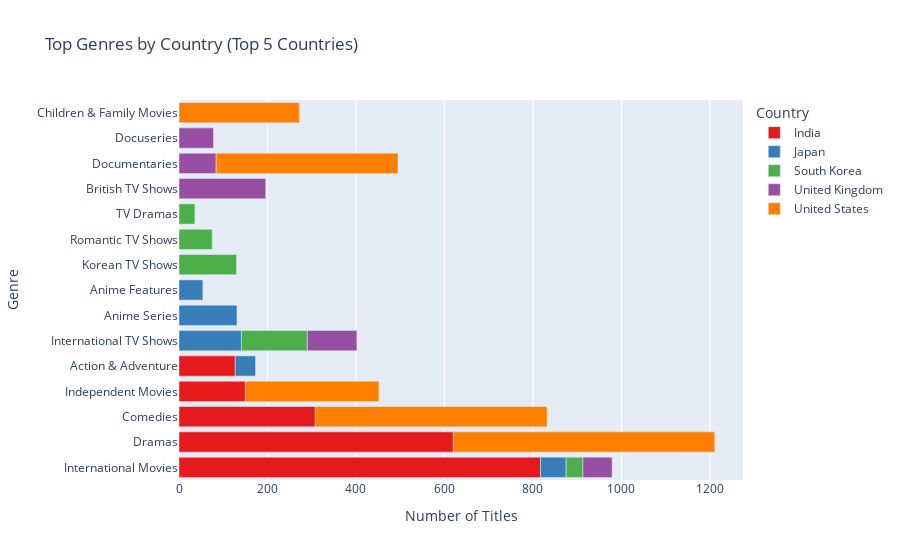

The cell this chart's notebook holds for it:
### Code cell
import plotly.express as px

# Group by country and genre_list, then count occurrences
genre_by_country = df_top.groupby(['country', 'genre_list']).size().reset_index(name='count')

# Sort by count and filter for top genres (if necessary)
top_genre_by_country = genre_by_country.groupby('country').apply(lambda x: x.nlargest(5, 'count')).reset_index(drop=True)

# Plot using Plotly
fig = px.bar(top_genre_by_country, 
             x='count', 
             y='genre_list', 
             color='country', 
             title='Top Genres by Country (Top 5 Countries)',
             labels={'count': 'Number of Titles', 'genre_list': 'Genre'},
             orientation='h',  # Horizontal bar chart
             color_discrete_sequence=px.colors.qualitative.Set1)

fig.update_layout(
    xaxis_title='Number of Titles',
    yaxis_title='Genre',
    legend_title='Country',
    showlegend=True
)

fig.show()

### Figure 1 — Plotly figure (JSON) as saved in the notebook; plotly's stock layout.template omitted (floating-point values rounded to 4 significant figures)
{"data": [{"hovertemplate": "country=India<br>Number of Titles=%{x}<br>Genre=%{y}<extra></extra>", "legendgroup": "India", "marker": {"color": "rgb(228,26,28)", "pattern": {"shape": ""}}, "name": "India", "orientation": "h", "showlegend": true, "textposition": "auto", "type": "bar", "x": [817, 620, 308, 150, 127], "xaxis": "x", "y": ["International Movies", "Dramas", "Comedies", "Independent Movies", "Action & Adventure"], "yaxis": "y"}, {"hovertemplate": "country=Japan<br>Number of Titles=%{x}<br>Genre=%{y}<extra></extra>", "legendgroup": "Japan", "marker": {"color": "rgb(55,126,184)", "pattern": {"shape": ""}}, "name": "Japan", "orientation": "h", "showlegend": true, "textposition": "auto", "type": "bar", "x": [141, 131, 58, 54, 46], "xaxis": "x", "y": ["International TV Shows", "Anime Series", "International Movies", "Anime Features", "Action & Adventure"], "yaxis": "y"}, {"hovertemplate": "country=South Korea<br>Number of Titles=%{x}<br>Genre=%{y}<extra></extra>", "legendgroup": "South Korea", "marker": {"color": "rgb(77,175,74)", "pattern": {"shape": ""}}, "name": "South Korea", "orientation": "h", "showlegend": true, "textposition": "auto", "type": "bar", "x": [149, 130, 75, 38, 36], "xaxis": "x", "y": ["International TV Shows", "Korean TV Shows", "Romantic TV Shows", "International Movies", "TV Dramas"], "yaxis": "y"}, {"hovertemplate": "country=United Kingdom<br>Number of Titles=%{x}<br>Genre=%{y}<extra></extra>", "legendgroup": "United Kingdom", "marker": {"color": "rgb(152,78,163)", "pattern": {"shape": ""}}, "name": "United Kingdom", "orientation": "h", "showlegend": true, "textposition": "auto", "type": "bar", "x": [196, 112, 84, 78, 66], "xaxis": "x", "y": ["British TV Shows", "International TV Shows", "Documentaries", "Docuseries", "International Movies"], "yaxis": "y"}, {"hovertemplate": "country=United States<br>Number of Titles=%{x}<br>Genre=%{y}<extra></extra>", "legendgroup": "United States", "marker": {"color": "rgb(255,127,0)", "pattern": {"shape": ""}}, "name": "United States", "orientation": "h", "showlegend": true, "textposition": "auto", "type": "bar", "x": [591, 524, 411, 302, 272], "xaxis": "x", "y": ["Dramas", "Comedies", "Documentaries", "Independent Movies", "Children & Family Movies"], "yaxis": "y"}], "layout": {"barmode": "relative", "legend": {"title": {"text": "Country"}, "tracegroupgap": 0}, "showlegend": true, "title": {"text": "Top Genres by Country (Top 5 Countries)"}, "xaxis": {"anchor": "y", "domain": [0, 1], "title": {"text": "Number of Titles"}}, "yaxis": {"anchor": "x", "domain": [0, 1], "title": {"text": "Genre"}}}}
